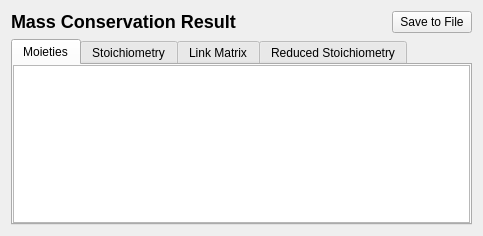
<?xml version="1.0" encoding="UTF-8"?>
<ui version="4.0">
<comment> Copyright (C) 2019 - 2022 by Pedro Mendes, Rector and Visitors of the </comment>
<comment> University of Virginia, University of Heidelberg, and University </comment>
<comment> of Connecticut School of Medicine. </comment>
<comment> All rights reserved. </comment>

<comment> Copyright (C) 2017 - 2018 by Pedro Mendes, Virginia Tech Intellectual </comment>
<comment> Properties, Inc., University of Heidelberg, and University of </comment>
<comment> of Connecticut School of Medicine. </comment>
<comment> All rights reserved. </comment>

<comment> Copyright (C) 2010 - 2016 by Pedro Mendes, Virginia Tech Intellectual </comment>
<comment> Properties, Inc., University of Heidelberg, and The University </comment>
<comment> of Manchester. </comment>
<comment> All rights reserved. </comment>

<comment> Copyright (C) 2008 - 2009 by Pedro Mendes, Virginia Tech Intellectual </comment>
<comment> Properties, Inc., EML Research, gGmbH, University of Heidelberg, </comment>
<comment> and The University of Manchester. </comment>
<comment> All rights reserved. </comment>

 <comment> All rights reserved. </comment>
 <class>CQMoietiesTaskResult</class>
 <widget class="CopasiWidget" name="CQMoietiesTaskResult">
  <property name="geometry">
   <rect>
    <x>0</x>
    <y>0</y>
    <width>483</width>
    <height>236</height>
   </rect>
  </property>
  <property name="windowTitle">
   <string>Mass Conservation Result Window</string>
  </property>
  <property name="caption" stdset="0">
   <string>Mass Conservation Result</string>
  </property>
  <layout class="QGridLayout" name="gridLayout">
   <item row="0" column="0">
    <widget class="QLabel" name="mpLblResult">
     <property name="sizePolicy">
      <sizepolicy hsizetype="MinimumExpanding" vsizetype="Preferred">
       <horstretch>0</horstretch>
       <verstretch>0</verstretch>
      </sizepolicy>
     </property>
     <property name="text">
      <string>&lt;h2>Mass Conservation Result&lt;/h2></string>
     </property>
     <property name="wordWrap">
      <bool>false</bool>
     </property>
    </widget>
   </item>
   <item row="0" column="1">
    <widget class="QPushButton" name="mpBtnSave">
     <property name="text">
      <string>Save to File</string>
     </property>
    </widget>
   </item>
   <item row="1" column="0" colspan="2">
    <widget class="QTabWidget" name="mpTabWidget">
     <property name="sizePolicy">
      <sizepolicy hsizetype="Ignored" vsizetype="Preferred">
       <horstretch>0</horstretch>
       <verstretch>0</verstretch>
      </sizepolicy>
     </property>
     <property name="minimumSize">
      <size>
       <width>210</width>
       <height>180</height>
      </size>
     </property>
     <property name="currentIndex">
      <number>0</number>
     </property>
     <widget class="QTableWidget" name="mpMoieties">
      <property name="sortingEnabled">
       <bool>true</bool>
      </property>
      <attribute name="title">
       <string>Moieties</string>
      </attribute>
     </widget>
     <widget class="CQArrayAnnotationsWidget" name="mpStoichiometry">
      <attribute name="title">
       <string>Stoichiometry</string>
      </attribute>
     </widget>
     <widget class="CQArrayAnnotationsWidget" name="mpLinkMatrix">
      <attribute name="title">
       <string>Link Matrix</string>
      </attribute>
     </widget>
     <widget class="CQArrayAnnotationsWidget" name="mpReducedStoichiometry">
      <attribute name="title">
       <string>Reduced Stoichiometry</string>
      </attribute>
     </widget>
    </widget>
   </item>
  </layout>
 </widget>
 <layoutdefault spacing="6" margin="11"/>
 <customwidgets>
  <customwidget>
   <class>CQArrayAnnotationsWidget</class>
   <extends>QWidget</extends>
   <header>copasi/UI/CQArrayAnnotationsWidget.h</header>
  </customwidget>
  <customwidget>
   <class>CopasiWidget</class>
   <extends>QWidget</extends>
   <header>copasi/UI/copasiWidget.h</header>
   <container>1</container>
  </customwidget>
 </customwidgets>
 <includes>
  <include location="local">copasi/UI/copasiWidget.h</include>
  <include location="local">copasi/UI/CQArrayAnnotationsWidget.h</include>
 </includes>
 <resources/>
 <connections>
  <connection>
   <sender>mpBtnSave</sender>
   <signal>clicked()</signal>
   <receiver>CQMoietiesTaskResult</receiver>
   <slot>slotSave()</slot>
   <hints>
    <hint type="sourcelabel">
     <x>20</x>
     <y>20</y>
    </hint>
    <hint type="destinationlabel">
     <x>20</x>
     <y>20</y>
    </hint>
   </hints>
  </connection>
 </connections>
  <slots>
    <slot>slotSave()</slot>
    <slot>slotCreateGlobalQuantity(QModelIndex)</slot>
  </slots>
</ui>
